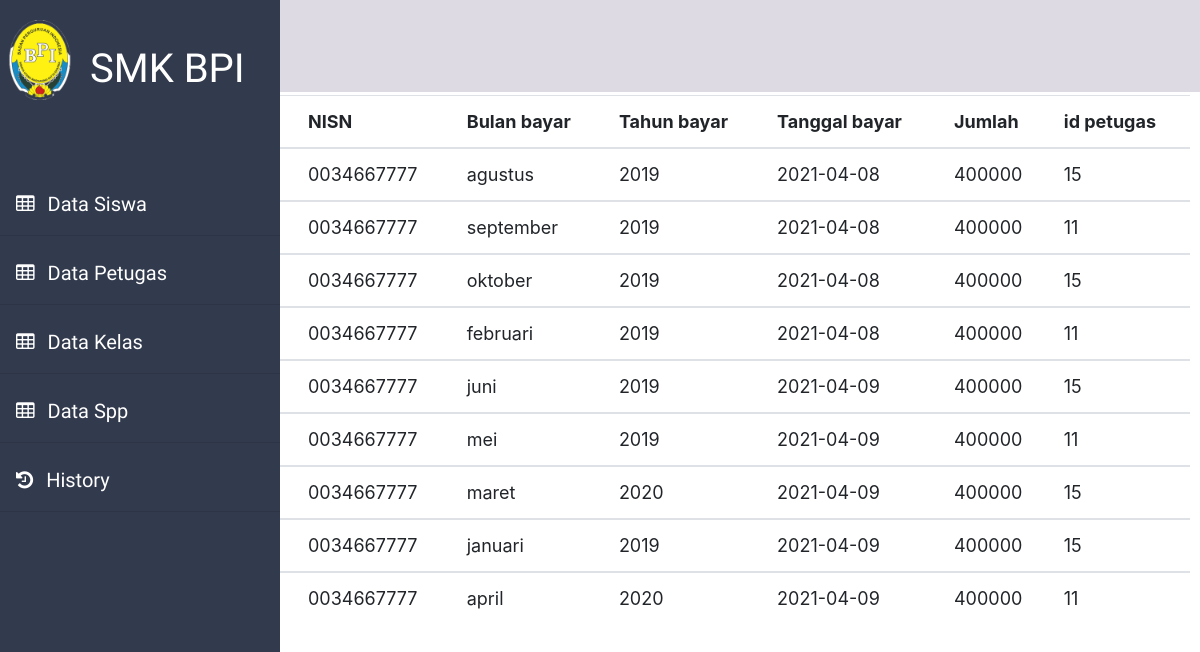
The app's page /history with its own data.
### tables this page shows
CREATE TABLE `pembayaran` (
  `id_pembayaran` int(11) NOT NULL,
  `id_petugas` int(11) NOT NULL,
  `nisn` varchar(10) NOT NULL,
  `tgl_bayar` date NOT NULL,
  `bulan_dibayar` varchar(10) NOT NULL,
  `tahun_dibayar` varchar(4) NOT NULL,
  `id_spp` int(11) NOT NULL,
  `jumlah_bayar` int(11) NOT NULL
);

### application/controllers/History.php (called while the page is built, shortened)
<?php
class History extends CI_Controller
{
    public function __construct()
    {
        $this->load->model('M_data');
        $this->load->helper('url');
        $this->load->helper('form');
        $this->load->library('form_validation');
    }
    public function index()
    {
        $data['admin'] = $this->db->get_where('petugas', ['username' => $this->session->userdata('username')])->row_array();
        $this->load->library('pagination');
        $this->db->like('kompetensi_keahlian');
        $this->db->from('kelas');
        $config['per_page'] = 10;
        $data['start'] = $this->uri->segment(3);
        $data['history'] = $this->M_data->get_pembayaran($config['per_page'], $data['start']);
        $data['title'] = 'History';
        $this->load->view('main/admin/header', $data);
        $this->load->view('main/admin/history', $data);
        $this->load->view('main/admin/footer', $data);
    }
}

### index.php (called while the page is built, shortened)
<?php
require_once BASEPATH.'core/CodeIgniter.php';

### application/config/config.php (called while the page is built, shortened)
<?php
$config['base_url'] = 'http://localhost/spp';
$config['index_page'] = '';
$config['uri_protocol']    = 'REQUEST_URI';
$config['url_suffix'] = '';
$config['language']    = 'english';
$config['charset'] = 'UTF-8';
$config['enable_hooks'] = FALSE;
$config['subclass_prefix'] = 'MY_';
$config['composer_autoload'] = FALSE;
$config['permitted_uri_chars'] = 'a-z 0-9~%.:_\-';
$config['enable_query_strings'] = FALSE;
$config['controller_trigger'] = 'c';
$config['function_trigger'] = 'm';
$config['directory_trigger'] = 'd';
$config['allow_get_array'] = TRUE;
$config['log_threshold'] = 0;
$config['log_path'] = '';
$config['log_file_extension'] = '';
$config['log_file_permissions'] = 0644;
$config['log_date_format'] = 'Y-m-d H:i:s';
$config['error_views_path'] = '';
$config['cache_path'] = '';
$config['cache_query_string'] = FALSE;
$config['encryption_key'] = '';
$config['sess_driver'] = 'files';
$config['sess_cookie_name'] = 'ci_session';
$config['sess_expiration'] = 7200;
$config['sess_save_path'] = NULL;
$config['sess_match_ip'] = FALSE;
$config['sess_time_to_update'] = 300;
$config['sess_regenerate_destroy'] = FALSE;
$config['cookie_prefix']    = '';
$config['cookie_domain']    = '';
$config['cookie_path']        = '/';
$config['cookie_secure']    = FALSE;
$config['cookie_httponly']     = FALSE;
$config['standardize_newlines'] = FALSE;
$config['global_xss_filtering'] = FALSE;
$config['csrf_protection'] = FALSE;
$config['csrf_token_name'] = 'csrf_test_name';
$config['csrf_cookie_name'] = 'csrf_cookie_name';
$config['csrf_expire'] = 7200;
$config['csrf_regenerate'] = TRUE;
$config['csrf_exclude_uris'] = array();
$config['compress_output'] = FALSE;
$config['time_reference'] = 'local';
$config['rewrite_short_tags'] = FALSE;
$config['proxy_ips'] = '';

### application/config/pagination.php (called while the page is built, shortened)
<?php
$config['num_links'] = 5;
$config['first_link']       = 'First';
$config['last_link']        = 'Last';
$config['next_link']        = 'Next';
$config['prev_link']        = 'Prev';
$config['full_tag_open']    = '<div class="pagging text-center"><nav><ul class="pagination justify-content-center">';
$config['full_tag_close']   = '</ul></nav></div>';
$config['num_tag_open']     = '<li class="page-item"><span class="page-link">';
$config['num_tag_close']    = '</span></li>';
$config['cur_tag_open']     = '<li class="page-item active"><span class="page-link">';
$config['cur_tag_close']    = '<span class="sr-only">(current)</span></span></li>';
$config['next_tag_open']    = '<li class="page-item"><span class="page-link">';

### application/models/M_data.php (called while the page is built, shortened)
<?php
class M_data extends CI_model
{
    public function get_pembayaran($limit, $start)
    {
        return $this->db->get('pembayaran', $limit, $start)->result_array();
    }
}

### application/views/main/admin/history.php (the view, shortened to what this page needs)
<div class="main">
    <table class="table" style="margin-top: 10%;">
        <thead>
            <tr>
                <th scope="col">No</th>
                <th scope="col">NISN</th>
                <th scope="col">Bulan bayar</th>
                <th scope="col">Tahun bayar</th>
                <th scope="col">Tanggal bayar</th>
                <th scope="col">Jumlah</th>
                <th scope="col">id petugas</th>
            </tr>
        </thead>
        <?php
        foreach ($history as $row) :
            $start++ ?>
        <th scope="row"><?= $start ?></th>
        <td><?php echo $row['nisn'] ?></td>
        <td><?php echo $row['bulan_dibayar'] ?></td>
        <td><?php echo $row['tahun_dibayar'] ?></td>
        <td><?php echo $row['tgl_bayar'] ?></td>
        <td><?php echo $row['jumlah_bayar'] ?></td>
        <td><?php echo $row['id_petugas'] ?></td>
        <?php endforeach; ?>
    </table>
</div>

### assets/css1.css (style rules this page uses)
.main { margin-left: 200px; font-size: 18px; padding: 0px 10px; margin-left: 19%; }
.main table { font-size: large; }

### records on screen
pembayaran: nisn "0034667777", bulan_dibayar "agustus", tahun_dibayar "2019", tgl_bayar "2021-04-08", jumlah_bayar "400000", id_petugas "15"
pembayaran: nisn "0034667777", bulan_dibayar "september", tahun_dibayar "2019", tgl_bayar "2021-04-08", jumlah_bayar "400000", id_petugas "11"
pembayaran: nisn "0034667777", bulan_dibayar "oktober", tahun_dibayar "2019", tgl_bayar "2021-04-08", jumlah_bayar "400000", id_petugas "15"
pembayaran: nisn "0034667777", bulan_dibayar "februari", tahun_dibayar "2019", tgl_bayar "2021-04-08", jumlah_bayar "400000", id_petugas "11"
pembayaran: nisn "0034667777", bulan_dibayar "juni", tahun_dibayar "2019", tgl_bayar "2021-04-09", jumlah_bayar "400000", id_petugas "15"
pembayaran: nisn "0034667777", bulan_dibayar "mei", tahun_dibayar "2019", tgl_bayar "2021-04-09", jumlah_bayar "400000", id_petugas "11"
pembayaran: nisn "0034667777", bulan_dibayar "maret", tahun_dibayar "2020", tgl_bayar "2021-04-09", jumlah_bayar "400000", id_petugas "15"
pembayaran: nisn "0034667777", bulan_dibayar "januari", tahun_dibayar "2019", tgl_bayar "2021-04-09", jumlah_bayar "400000", id_petugas "15"
pembayaran: nisn "0034667777", bulan_dibayar "april", tahun_dibayar "2020", tgl_bayar "2021-04-09", jumlah_bayar "400000", id_petugas "11"
